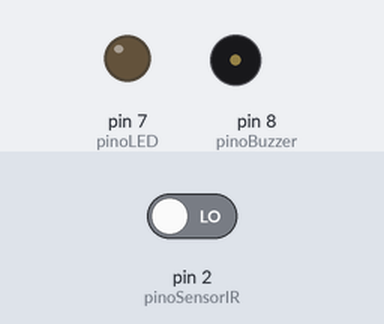
A sketch run on a simulated Arduino Uno, built with avr-gcc and run on an emulated ATmega328P. Shown: output pins drawn as LEDs (lit = HIGH), buzzer (waves = sounding). The inputs (shaded band) are chosen by the test bench; at power-on: pin 2 (pinoSensorIR) LOW. What the sketch prints to the serial monitor is not drawn.

Above: at 1.2 s.
1.3 s: pin 2 (pinoSensorIR) driven HIGH
Timing chart, 0 to 4.3 s (numbered marks = the images above; inputs shaded):
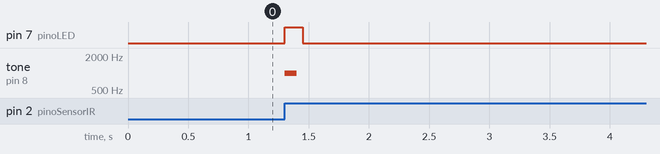

Measured:
- after the input at 1.3 s, pin 7 (pinoLED): LOW → HIGH at once, → LOW 0.15 s later; tone on pin 8 (pinoBuzzer): silent → 1000 Hz at once, → silent 0.10 s later

The sketch:

heart-rate-monitor.ino
```cpp
// Projeto 1: Simulador de Medidor de Frequência Cardíaca (PPG)
// Baseado no sensor infravermelho

// Definições dos pinos
const int pinoSensorIR = 2;  // Pino do sensor IR (com interrupção)
const int pinoBuzzer = 8;    // Pino do Buzzer
const int pinoLED = 7;       // Pino do LED

// Variáveis para o cálculo do batimento
volatile int batimentos = 0; // 'volatile' é crucial para variáveis usadas em interrupções
unsigned long tempoAnterior = 0;
const unsigned long intervaloLeitura = 10000; // Lê a cada 10 segundos (10000 ms)

// Variáveis para detecção de pulso (para evitar ruído)
unsigned long ultimoPulso = 0;
const unsigned long intervaloRefratario = 300; // Tempo mínimo entre pulsos (ms)

// Função de interrupção: chamada toda vez que o pino D2 muda de estado (LOW<->HIGH)
void detectaPulso() {
  // Verifica se passou tempo suficiente desde o último pulso para evitar ruído (debounce)
  if (millis() - ultimoPulso > intervaloRefratario) {
    batimentos++;           // Incrementa a contagem de batimentos
    ultimoPulso = millis(); // Registra o momento deste pulso

    // Feedback visual e sonoro imediato
    digitalWrite(pinoLED, HIGH);
    tone(pinoBuzzer, 1000, 100); // Toca um tom de 1000Hz por 100ms
    // O LED será apagado pela lógica principal após um tempo curto
  }
}

void setup() {
  // Inicializa os pinos
  pinMode(pinoSensorIR, INPUT);
  pinMode(pinoBuzzer, OUTPUT);
  pinMode(pinoLED, OUTPUT);

  // Configura a interrupção no pino 2 (INT0)
  // A interrupção é acionada na transição de LOW para HIGH (RISING)
  attachInterrupt(digitalPinToInterrupt(pinoSensorIR), detectaPulso, RISING);

  // Inicia a comunicação serial para debug e exibição do BPM
  Serial.begin(9600);
  Serial.println("Iniciando Monitor de Frequência Cardíaca...");
  Serial.println("Coloque o dedo no sensor.");
}

void loop() {
  unsigned long tempoAtual = millis();

  // A cada 'intervaloLeitura' (10 segundos), calcula e exibe o BPM
  if (tempoAtual - tempoAnterior >= intervaloLeitura) {
    // Desabilita interrupções momentaneamente para evitar leitura inconsistente
    detachInterrupt(digitalPinToInterrupt(pinoSensorIR));

    // Calcula a Frequência Cardíaca (BPM)
    // batimentos contados em 10 segundos * 6 = BPM
    int bpm = batimentos * 6;

    // Exibe os resultados no Monitor Serial
    Serial.print("Batimentos detectados: ");
    Serial.println(batimentos);
    Serial.print("Frequência Cardíaca (BPM): ");
    Serial.println(bpm);

    // Reinicia a contagem e o tempo para a próxima leitura
    batimentos = 0;
    tempoAnterior = tempoAtual;

    // Reabilita a interrupção para a próxima leitura
    attachInterrupt(digitalPinToInterrupt(pinoSensorIR), detectaPulso, RISING);
  }

  // Apaga o LED pouco depois de acender (para não ficar aceso continuamente)
  // Se um pulso foi detectado há mais de 150ms, apaga o LED.
  if (millis() - ultimoPulso > 150 && digitalRead(pinoLED) == HIGH) {
    digitalWrite(pinoLED, LOW);
  }

  // Pequena pausa para estabilidade do sistema
  delay(10);
}
```
